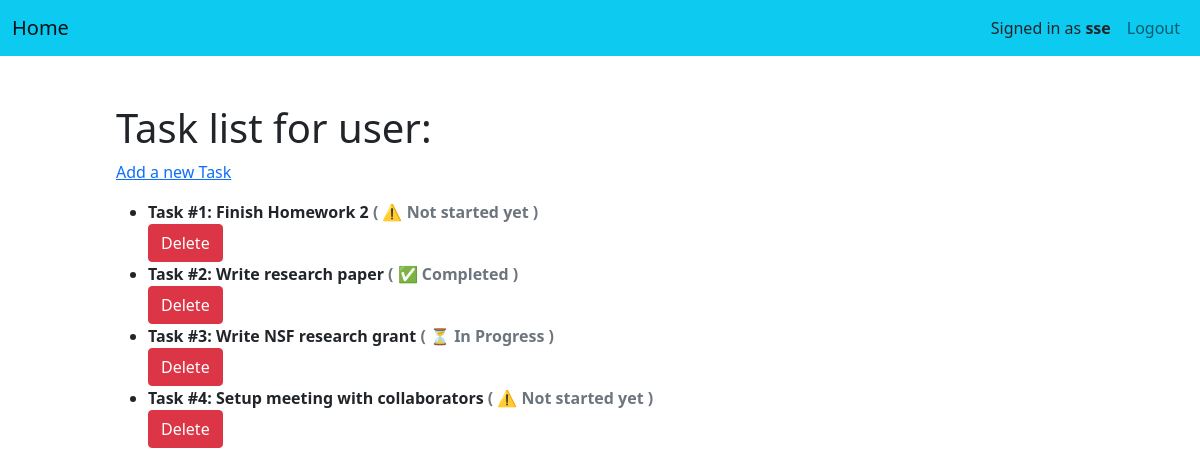
The app's page /tasktracker/ (signed in) with its own data.
### tasktracker/models.py (models this page shows, shortened)
class Task(models.Model):
    user = models.ForeignKey(User,on_delete=models.CASCADE)
    title = models.CharField(max_length=200)
    due_date = models.DateField()
    status =  models.CharField(max_length=1, choices=TASK_STATUS_CHOICES)

### tasktracker/views.py (the view)
# urls.py: path('', views.index, name='index'),
def index(request):
	if request.user.is_authenticated:
		task_list = Task.objects.filter(user=request.user)
		template_data = {'tasks': task_list}
		return render(request, 'index.html', template_data)
	else:
		return HttpResponseRedirect(reverse(f'login'))

### tasktracker/templates/index.html (shortened to what this page needs)
{% extends "base_generic.html" %}
{% block content %}
<div class="col-lg-10 mx-auto p-3 py-md-5">
   <main>
      <h1>Task list for user: </h1>
      <p><a href="{% url 'tasktracker:add' %}">Add a new Task</a></p>
      <ul>
          {% for t in tasks %}
          <li>
               <b>Task #{{t.id}}: {{t.title | safe}}</b>
               <b class="text-muted">(
                  {% if t.status == 'N' %}⚠️ Not started yet{% endif %}
                  {% if t.status == 'C' %}✅ Completed{% endif %}
                  {% if t.status == 'I' %}⏳ In Progress{% endif %}
                  )
               </b>
               <form action="/tasktracker/delete/{{t.id}}/" method = "post">
                  <input class="btn btn-danger" type="submit" value="Delete">
               </form>
          </li>
          {% endfor %}
      </ul>
   </main>
</div>
{% endblock %}

### tasktracker/templates/base_generic.html (shortened to what this page needs)
<!DOCTYPE html>
<html data-lt-installed="true" lang="en">
   <head>
      <link href="https://cdn.jsdelivr.net/npm/bootstrap@5.1.3/dist/css/bootstrap.min.css" rel="stylesheet">
   </head>
   <body>
   		{% if request.user.is_authenticated %}
   		<nav class="navbar navbar-expand-md navbar-light bg-info">
		    <div class="container-fluid">
		        <a class="navbar-brand abs" href="{% url 'tasktracker:index' %}">Home</a>
		        <div class="navbar-collapse collapse" id="collapseNavbar">
		            <ul class="navbar-nav ms-auto">
		            	<li class="nav-item">
		            		<p class="m-0 p-2">Signed in as <b>{{request.user}}</b></p>
		            	</li>
		                <li class="nav-item">
		                    <a class="nav-link" href="{% url 'logout' %}?next={% url 'login' %}" data-bs-target="#myModal" data-bs-toggle="modal">Logout</a>
		                </li>
		            </ul>
		        </div>
		    </div>
		</nav>
		{%endif%}
   		{% block content %}{% endblock%}
   </body>
</html>

### records on screen
Task: id "1", title "Finish Homework 2", status "⚠️ Not started yet"
Task: id "2", title "Write research paper", status "✅ Completed"
Task: id "3", title "Write NSF research grant", status "⏳ In Progress"
Task: id "4", title "Setup meeting with collaborators", status "⚠️ Not started yet"

### other values on screen
{{ request.user }} "sse"
